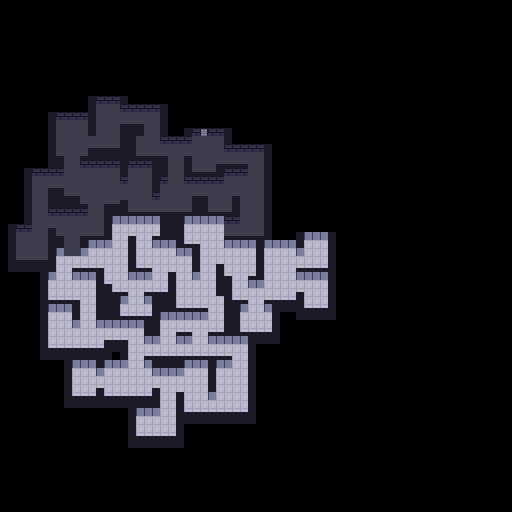

This is a level from a 2D game, rendered from its Tiled map with the project's own tilesets. A one-line summary and the map file follow, with tile-layer data summarised:
An orthogonal 64x64 tile map with 8x8 px tiles, 3 tile layers (Background, Walls, Foreground) and 17 objects (16x enemy, player).

<map version="1.0" orientation="orthogonal" width="64" height="64" tilewidth="8" tileheight="8">
 <tileset firstgid="1" name="tileset" tilewidth="8" tileheight="8">
  <image source="tileset.png" width="32" height="32" />
 </tileset>
 <layer name="Background" width="64" height="64">
  <data>[4096 cells, 750 non-empty, 2 distinct tile ids]</data>
 </layer>
 <layer name="Walls" width="64" height="64">
  <data>[4096 cells, 435 non-empty, 4 distinct tile ids]</data>
 </layer>
 <layer name="Foreground" width="64" height="64">
  <data>[4096 cells, 425 non-empty, 2 distinct tile ids]</data>
 </layer>
 <objectgroup name="Entities" width="64" height="64">
  <object type="player" gid="13" x="198" y="144">
   <properties>
    <property name="direction" value="3" />
   </properties>
  </object>
  <object type="enemy" gid="13" x="251" y="174">
   <properties>
    <property name="direction" value="3" />
   </properties>
  </object>
  <object type="enemy" gid="13" x="172" y="171">
   <properties>
    <property name="direction" value="3" />
   </properties>
  </object>
  <object type="enemy" gid="13" x="148" y="124">
   <properties>
    <property name="direction" value="3" />
   </properties>
  </object>
  <object type="enemy" gid="13" x="105" y="146">
   <properties>
    <property name="direction" value="1" />
   </properties>
  </object>
  <object type="enemy" gid="13" x="19" y="258">
   <properties>
    <property name="direction" value="0" />
   </properties>
  </object>
  <object type="enemy" gid="13" x="81" y="387">
   <properties>
    <property name="direction" value="0" />
   </properties>
  </object>
  <object type="enemy" gid="13" x="142" y="429">
   <properties>
    <property name="direction" value="0" />
   </properties>
  </object>
  <object type="enemy" gid="13" x="220" y="380">
   <properties>
    <property name="direction" value="3" />
   </properties>
  </object>
  <object type="enemy" gid="13" x="236" y="399">
   <properties>
    <property name="direction" value="2" />
   </properties>
  </object>
  <object type="enemy" gid="13" x="318" y="269">
   <properties>
    <property name="direction" value="1" />
   </properties>
  </object>
  <object type="enemy" gid="13" x="308" y="307">
   <properties>
    <property name="direction" value="2" />
   </properties>
  </object>
  <object type="enemy" gid="13" x="132" y="314">
   <properties>
    <property name="direction" value="2" />
   </properties>
  </object>
  <object type="enemy" gid="13" x="146" y="264">
   <properties>
    <property name="direction" value="0" />
   </properties>
  </object>
  <object type="enemy" gid="13" x="84" y="314">
   <properties>
    <property name="direction" value="3" />
   </properties>
  </object>
  <object type="enemy" gid="13" x="133" y="356">
   <properties>
    <property name="direction" value="0" />
   </properties>
  </object>
  <object type="enemy" gid="13" x="212" y="313">
   <properties>
    <property name="direction" value="3" />
   </properties>
  </object>
 </objectgroup>
</map>